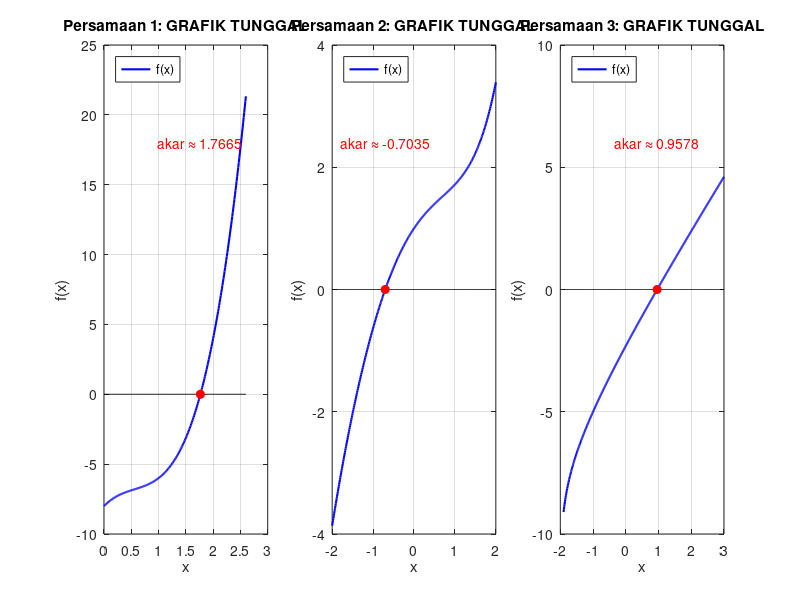

This chart was generated by the following MATLAB code:
clc; clear; close all;

%% ================= DATA PERSAMAAN ===============
f     = {@(x) 3*x.^3 - 5*x.^2 + 4*x - 7, ...
         @(x) exp(x) - x.^2, ...
         @(x) log(x+2) + 2*x - 3};

c     = [1, 0, 0];                       % ruas kanan (y = c)

xr    = {0:0.01:2.6, ...                 % rentang x tiap soal
         -2:0.01:2, ...
         -1.9:0.01:3};

tebak = [1.5, -0.5, 1];                  % tebakan awal (lihat dari grafik)

judul = {'3x^3 - 5x^2 + 4x - 7 = 1', ...
         'e^x - x^2 = 0', ...
         'log(x+2) + 2x - 3 = 0'};

% akar hanya untuk menandai titik di grafik (jawaban tugas tetap dari biseksi/regula falsi)
akar = zeros(1,3);
for k = 1:3
    g = f{k};  ck = c(k);
    akar(k) = fzero(@(x) g(x) - ck, tebak(k));
end


%% ================= BAGIAN A: GRAFIK TUNGGAL =================
% Grafik f(x) - c, akar = titik potong dengan sumbu x
figure('Name', 'Grafik Tunggal', 'Position', [50 100 1200 350]);

for k = 1:3
    g = f{k};  x = xr{k};
    subplot(1,3,k);
    plot(x, g(x) - c(k), 'b', 'LineWidth', 1.5); hold on;
    plot(x, zeros(size(x)), 'k');                        % garis y = 0
    plot(akar(k), 0, 'ro', 'MarkerFaceColor', 'r');      % titik akar
    yl = ylim;
    text(akar(k), yl(1) + 0.8*(yl(2)-yl(1)), ...
         sprintf('akar \\approx %.4f', akar(k)), ...
         'Color', 'r', 'HorizontalAlignment', 'center');
    hold off; grid on;
    title(['Persamaan ' num2str(k) ': GRAFIK TUNGGAL']);
    xlabel('x'); ylabel('f(x)');
    legend('f(x)', 'Location', 'northwest');
end
